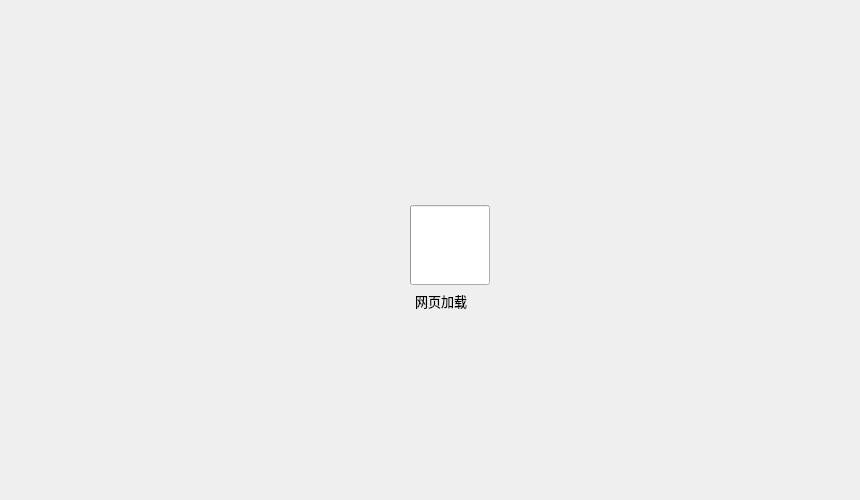
<?xml version="1.0" encoding="UTF-8"?>
<ui version="4.0">
 <class>StoryPage</class>
 <widget class="QWidget" name="StoryPage">
  <property name="geometry">
   <rect>
    <x>0</x>
    <y>0</y>
    <width>860</width>
    <height>500</height>
   </rect>
  </property>
  <property name="minimumSize">
   <size>
    <width>860</width>
    <height>500</height>
   </size>
  </property>
  <property name="maximumSize">
   <size>
    <width>860</width>
    <height>500</height>
   </size>
  </property>
  <property name="windowTitle">
   <string>Form</string>
  </property>
  <widget class="IndeterminateProgressRing" name="IndeterminateProgressRing">
   <property name="geometry">
    <rect>
     <x>410</x>
     <y>205</y>
     <width>80</width>
     <height>80</height>
    </rect>
   </property>
  </widget>
  <widget class="CaptionLabel" name="CaptionLabel">
   <property name="geometry">
    <rect>
     <x>415</x>
     <y>290</y>
     <width>76</width>
     <height>21</height>
    </rect>
   </property>
   <property name="font">
    <font>
     <family>Agency FB</family>
     <pointsize>10</pointsize>
     <weight>50</weight>
     <bold>false</bold>
    </font>
   </property>
   <property name="text">
    <string>网页加载</string>
   </property>
  </widget>
  <widget class="QWidget" name="gridLayoutWidget">
   <property name="geometry">
    <rect>
     <x>15</x>
     <y>10</y>
     <width>826</width>
     <height>476</height>
    </rect>
   </property>
   <layout class="QGridLayout" name="gridLayout"/>
  </widget>
  <zorder>CaptionLabel</zorder>
  <zorder>IndeterminateProgressRing</zorder>
  <zorder>gridLayoutWidget</zorder>
 </widget>
 <customwidgets>
  <customwidget>
   <class>CaptionLabel</class>
   <extends>QLabel</extends>
   <header>qfluentwidgets</header>
  </customwidget>
  <customwidget>
   <class>IndeterminateProgressRing</class>
   <extends>QProgressBar</extends>
   <header>qfluentwidgets</header>
  </customwidget>
 </customwidgets>
 <resources/>
 <connections/>
</ui>
